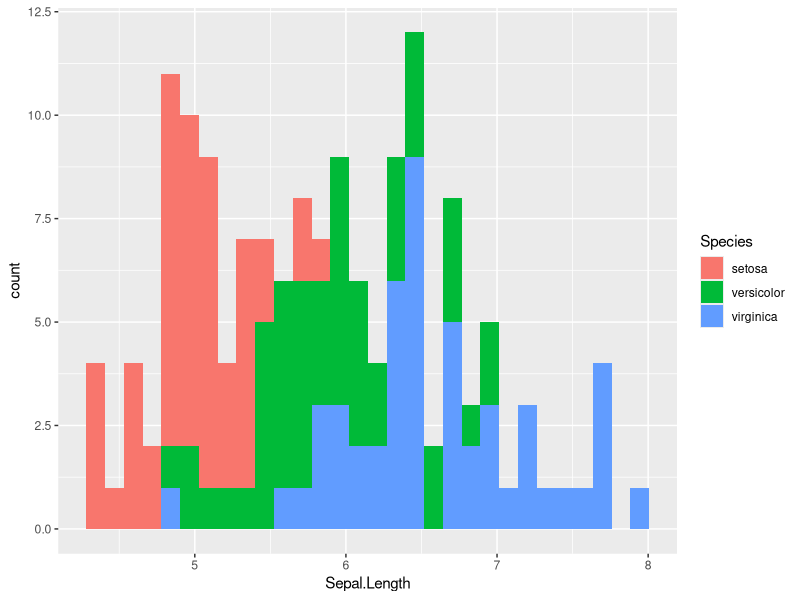

Here is the R script that generated this plot:
## ---- chunk 1
knitr::opts_chunk$set(echo = TRUE)
library(tidyverse)
## ---- chunk 2
ggplot(iris, aes(x=Sepal.Length, fill= Species))+
  geom_histogram()+
  labs()->irisplot
ggsave("practice_plot.png", irisplot)

